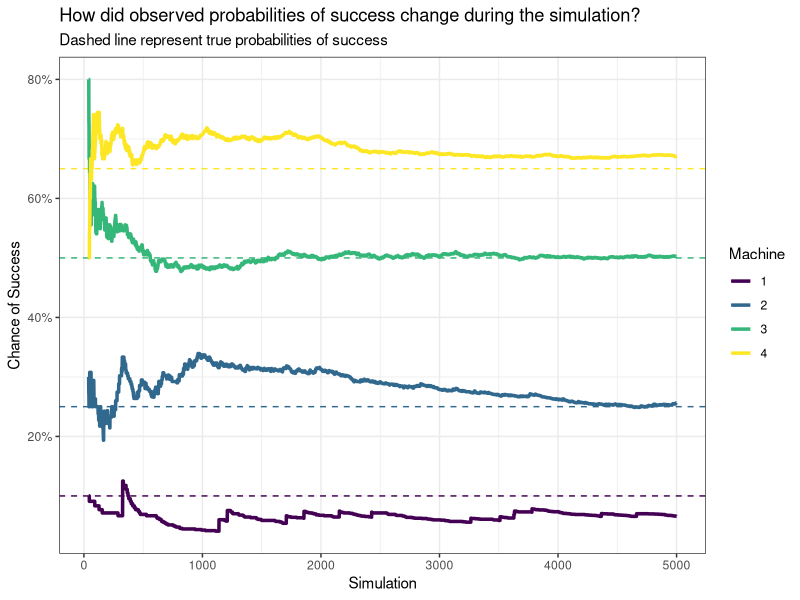
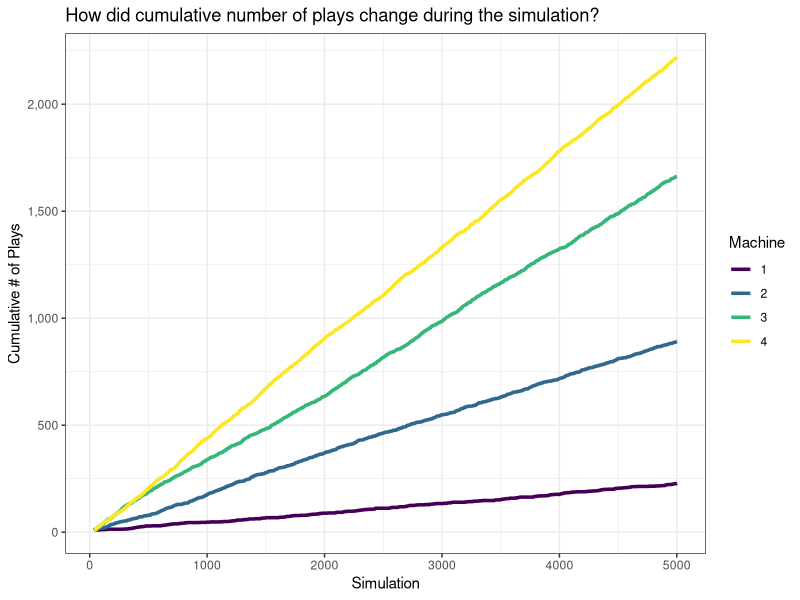
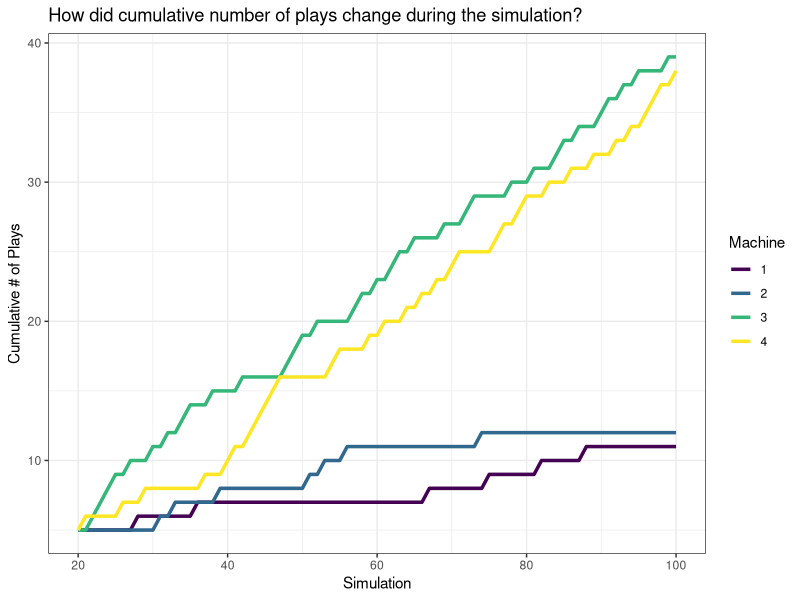

Write the R code that produced these figures, in order.
## ---- chunk 1
knitr::opts_chunk$set(echo = FALSE, message = FALSE, warning = FALSE)
## ---- chunk 2
library(tidyverse)
theme_set(theme_bw())
## ---- chunk 3
knitr::kable(
  data.frame(
    machine = 1:3,
    observed_prob = c(.2, .3, .5),
    cumulative_prob = cumsum(c(.2, .3, .5))
  )
)
## ---- chunk 4
roulette_wheel <- function(coins = 40, 
                           starts = 5,
                           true_prob = c(0.3, 0.5, 0.7)){
  # must have enough coins to generate initial empirical distribution
  if (coins < (length(true_prob) * starts)){
    stop("To generate a starting distribution, each machine must be",
         " played ",
         starts,
         " times - not enough coins to do so.")
  }
  # allocate first ("warm up")
  SS <- sapply(true_prob, FUN = function(x) sum(rbinom(starts, 1, x)))
  FF <- starts - SS
  # calculate metrics used for play allocation
  probs <- SS / (SS + FF)
  probs_normalized <- probs / sum(probs)
  cumu_probs_normalized <- cumsum(probs_normalized)
  # update number of coins
  coins <- coins - (length(true_prob) * starts)
  # create simulation data.frame
  sim_df <- data.frame(machine = seq_along(true_prob),
                       true_probabilities = true_prob,
                       observed_probs = probs,
                       successes = SS,
                       failures = FF,
                       plays = SS + FF,
                       machine_played = NA,
                       coins_left = coins)
  # initialize before while loop
  sim_list <- vector('list', length = coins)
  i <- 1
  # play until we run out of original coins
  while(coins > 0){
    # which machine to play?
    update_index <- findInterval(runif(1), c(0, cumu_probs_normalized))
    # play machine
    flip <- rbinom(1, 1, true_prob[update_index])
    # update successes and failure for machine that was played
    SS[update_index] <- SS[update_index] + flip
    FF[update_index] <- FF[update_index] + (1-flip)
    # update metrics used for play allocation
    probs <- SS / (SS + FF)
    probs_normalized <- probs / sum(probs)
    cumu_probs_normalized <- cumsum(probs_normalized)
    # update number of coins
    coins <- coins - 1    
    # update simulation data.frame (very inefficient)
    sim_list[[i]] <- data.frame(machine = seq_along(true_prob),
                                true_probabilities = true_prob,
                                observed_probs = probs,
                                successes = SS,
                                failures = FF,
                                plays = SS + FF,
                                machine_played = seq_along(true_prob) == update_index,
                                coins_left = coins)
    i <- i + 1
  }
  # show success:failure ratio
  message("Success to failure ratio was ",
          round(sum(SS) / sum(FF), 2),
          "\n",
          paste0("(", 
                 paste0(SS, collapse = "+"), 
                 ")/(", 
                 paste0(FF, collapse = "+"), ")"))
  # return data frame of values from experiment
  rbind(sim_df, do.call('rbind', sim_list))
}
## ---- chunk 5
set.seed(123)
rw1 <- roulette_wheel(coins = 5000, 
                      starts = 10, 
                      true_prob = c(0.1, 0.25, 0.5, 0.65))
## ---- chunk 6
knitr::kable(rw1[rw1$coins_left == 0,], 
             caption = 'Final simulation result') # show last play
## ---- chunk 7
library(scales)

p1 <- rw1 %>%
  ggplot(aes(40 + max(coins_left) - coins_left, observed_probs))+
  geom_hline(aes(yintercept = true_probabilities, colour = factor(machine)),
             linetype = 'dashed')+
  geom_line(aes(colour = factor(machine)), size = 1.2)+
  scale_colour_viridis_d(name = "Machine")

p1 <- p1 +
  xlab("Simulation")+
  scale_y_continuous("Chance of Success", labels = percent)+
  ggtitle("How did observed probabilities of success change during the simulation?",
          subtitle = 'Dashed line represent true probabilities of success')

p1
## ---- chunk 8
p2 <- rw1 %>%
  ggplot(aes(40 + max(coins_left) - coins_left, plays))+
  geom_line(aes(colour = factor(machine)), size = 1.2)+
  scale_colour_viridis_d(name = "Machine")

p2 <- p2 +
  xlab("Simulation")+
  scale_y_continuous("Cumulative # of Plays", labels = comma)+
  ggtitle("How did cumulative number of plays change during the simulation?")

p2
## ---- chunk 9
set.seed(123)
rw2 <- roulette_wheel(coins = 100, 
                      starts = 5, 
                      true_prob = c(0.1, 0.25, 0.5, 0.65))
## ---- chunk 10
knitr::kable(rw2[rw2$coins_left == 0,], 
             caption = 'Final simulation result') # show last play
## ---- chunk 11
p3 <- rw2 %>%
  ggplot(aes(20 + max(coins_left) - coins_left, plays))+
  geom_line(aes(colour = factor(machine)), size = 1.2)+
  scale_colour_viridis_d(name = "Machine")

p3 <- p3 +
  xlab("Simulation")+
  scale_y_continuous("Cumulative # of Plays", labels = comma)+
  ggtitle("How did cumulative number of plays change during the simulation?")

p3
